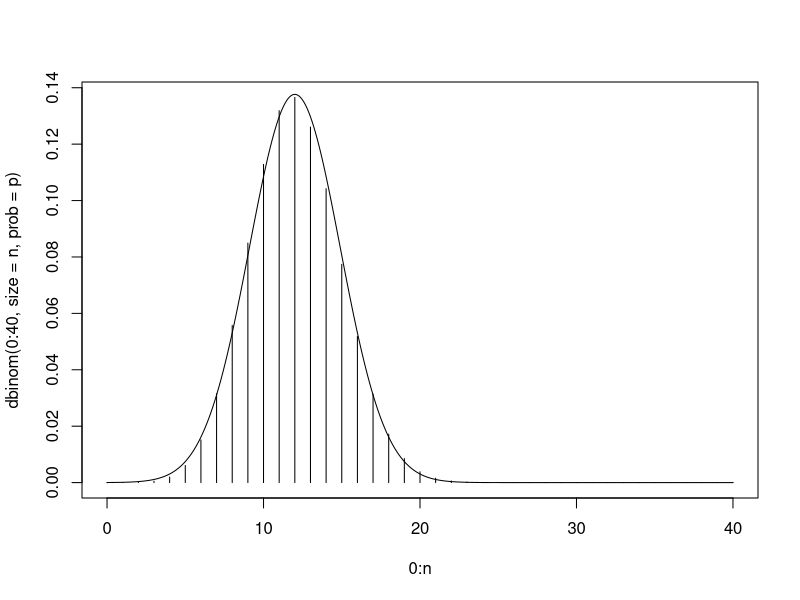
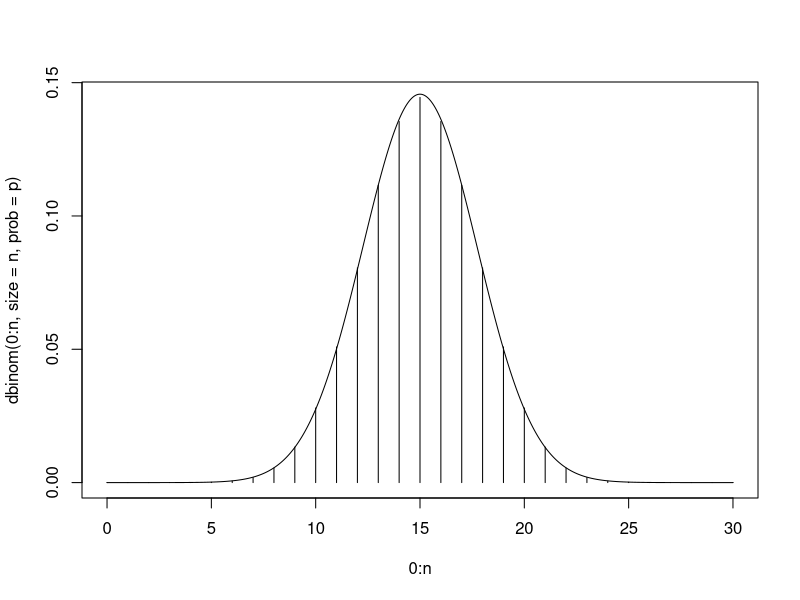
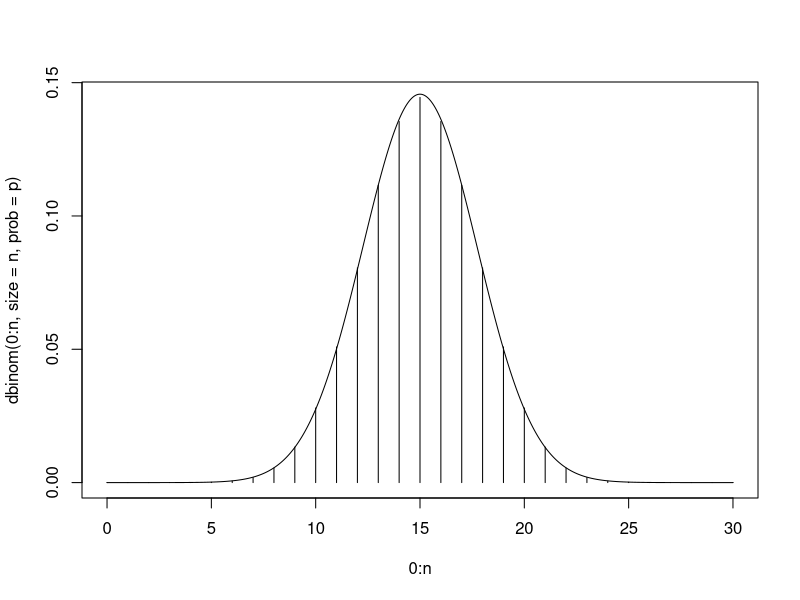
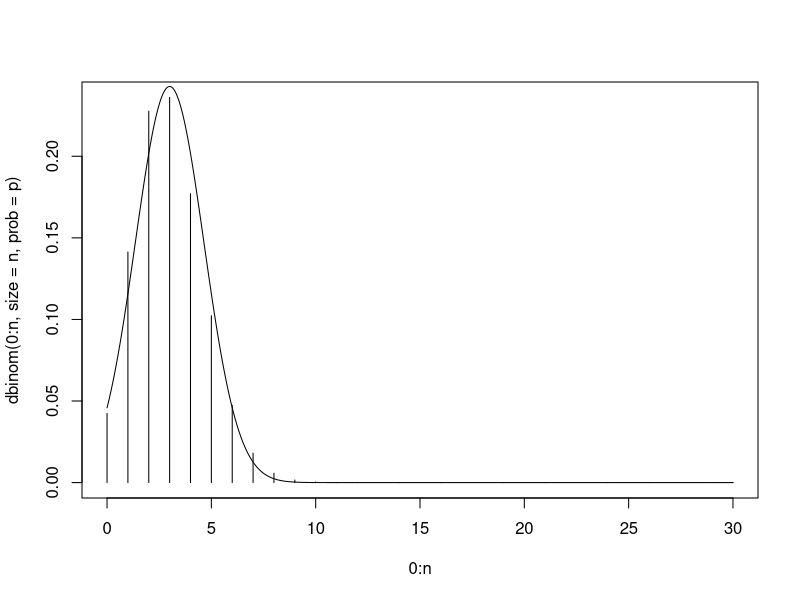

Here is the R script that generated these plots, in order:
## ---- chunk 1
set.seed(42)
my_unif <- runif(30)
is.vector(my_unif)
## ---- chunk 2
my_unif[1:10]
my_unif[c(1:3, 15:17)]
## ---- chunk 3
sort(my_unif)
## ---- chunk 4
charVec <- c('aaf', 'Adf', 'fgh', 'hgf')
sort(charVec)
## ---- chunk 5
data(trees)
head(trees)
## ---- chunk 6
trees$Girth
## ---- chunk 7
attributes(trees)
names(trees)
colnames(trees)[2:3]
## ---- chunk 8
is.list(trees)
is.data.frame(trees)
## ---- chunk 9
trees[1:2]
trees[[2]]
## ---- chunk 10
fit <- lm(Volume ~ Height + Girth, data = trees)
## ---- chunk 11
str(fit, max.level = 1)
## ---- chunk 12
fit$coefficients
coef(fit)
fit$residuals
resid(fit)

fit$rank
#rank(fit) does not work
## ---- chunk 13
number <- 7

if((number %% 15) == 0) {
  print("fizz buzz")
} else if((number %% 5) == 0) {
  print("buzz")
} else if((number %% 3) == 0) {
  print("fizz")
} else {
  print("error")
}
  
  
#if(!(number %% 15))
## ---- chunk 14
for(number in -1:15) {
  if((number %% 15) == 0) {
  print("fizz buzz")
  } else if((number %% 5) == 0) {
    print("buzz")
  } else if((number %% 3) == 0) {
    print("fizz")
  } else {
    print("error")
  }
}
## ---- chunk 15
n <- 40
p <- .3

#probabilities from a binomial RV
dbinom(0:40, size = n, prob = p)

#plot 
plot(x = 0:n, y = dbinom(0:40, size = n, prob = p), type = 'h')

norm_x <- seq(from = 0, to = n, length = 1000)
lines(norm_x, dnorm(norm_x, mean = n*p, sd = sqrt(n*p*(1-p))))
## ---- chunk 16
plot_normApprox <- function(n,p) {
  
#plot 
  plot(x = 0:n, y = dbinom(0:n, size = n, prob = p), type = 'h')

  norm_x <- seq(from = 0, to = n, length = 1000)
  lines(norm_x, dnorm(norm_x, mean = n*p, sd = sqrt(n*p*(1-p))))
}
## ---- chunk 17
plot_normApprox(30, 0.5)
## ---- chunk 18
plot_normApprox <- function(n = 30, p = 0.5) {
  
#plot 
  plot(x = 0:n, y = dbinom(0:n, size = n, prob = p), type = 'h')

  norm_x <- seq(from = 0, to = n, length = 1000)
  lines(norm_x, dnorm(norm_x, mean = n*p, sd = sqrt(n*p*(1-p))))
}
## ---- chunk 19
plot_normApprox()
plot_normApprox(p = .1)
